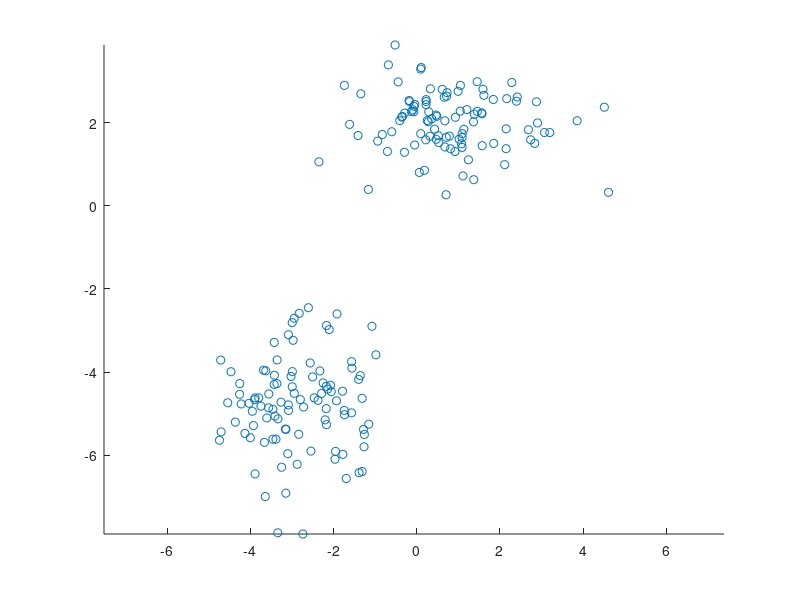
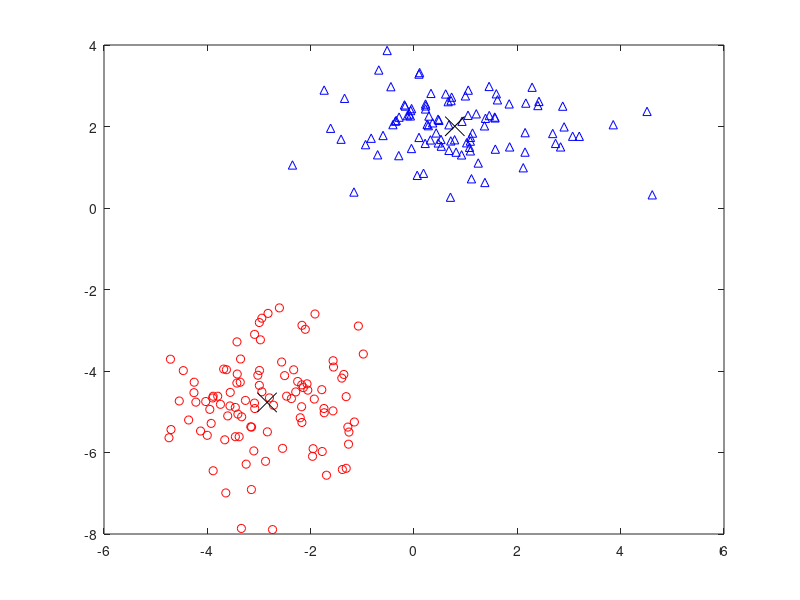

Write MATLAB code to recreate these figures, in order. (Note: this script raises an error after producing the figures.)
close all;
clear all;
clc; 

% Generate k 2D Gaussians as observations:
rng(123456);
NOBS = 100;
MU1 = [1 2];
SIGMA1 = [2 0; 0 .5];
MU2 = [-3 -5];
SIGMA2 = [1 0; 0 1];
X = [mvnrnd(MU1,SIGMA1,NOBS);
mvnrnd(MU2,SIGMA2,NOBS)];

figure; 
scatter(X(:,1),X(:,2),'o');axis equal


% kmeans clustering
[idx,C] = kmeans(X,2);
figure; 
plot(X(idx==1,1),X(idx==1,2),'ro'); hold on;
plot(X(idx==2,1),X(idx==2,2),'b^');
plot(C(:,1),C(:,2),'kx','MarkerSize',14);  

% Hierarchical clustering:
Y = pdist(X,'euclid'); 
Z = linkage(Y,'average'); 
figure; dendrogram(Z);
T = cluster(Z,'maxclust',2); 
figure; 
plot(X(T==1,1),X(T==1,2),'ro'); hold on;
plot(X(T==2,1),X(T==2,2),'b^');
plot(C(:,1),C(:,2),'kx','MarkerSize',14);  

% Gaussian Mixture Models:
options = statset('Display','final');
obj = gmdistribution.fit(X,2,'Options',options);
hold on
h = ezcontour(@(x,y)pdf(obj,[x y]),[-8 6],[-8 6]);
hold off

% Cosider models with G=1:NC and Choose the model that presents the largest BIC and AIC: 
AIC = [];
BIC = [];

NC = 3;
obj1 = cell(1,NC);
options = statset('MaxIter',1000);
for k = 1:NC
    obj1{k} = gmdistribution.fit(X,k,'Options',options);
    AIC = [AIC  obj1{k}.AIC];
    BIC = [BIC  obj1{k}.BIC]  
end

[minAIC,numComponentsAIC] = min(AIC);
[minBIC,numComponentsBIC] = min(BIC);

figure; plot(1:NC, AIC,'ro-'); hold on;
plot(1:NC,BIC,'ks-');




